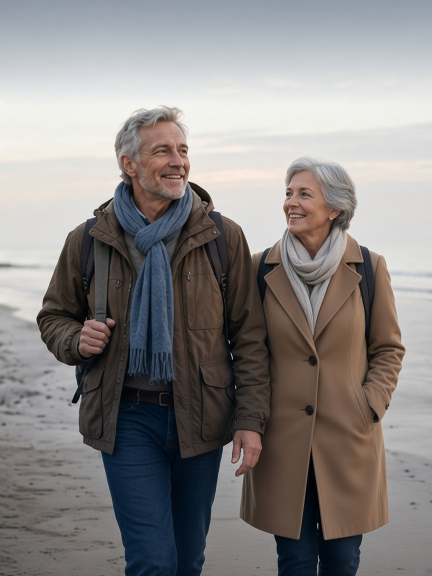
#> input picture slide-canvas/v45/assets/src/zone2-two-people.jpg, 864 x 1152 px (shown at 1/2 size)
$ python -i zone2lib.py   (imports and definitions only)
#> lines starting #> are read from the running program, lines starting #| are printed output that depends on the picture
import cv2,numpy as np
def build(src_movement):
#> called with src_movement = 'zone2-two-people.jpg'
    im=cv2.imread(src_movement);x0,x1,y0,y1=960,1434,250,890
#> in build, im is the input picture: shape (1152, 864, 3); mean B, G, R 131.7, 132.8, 136.2
    orig=im[y0:y1,x0:x1].astype(float);H,W=orig.shape[:2]
#> after `orig = im[y0:y1, x0:x1].astype(float)`: orig = empty array
#> after `H, W = orig.shape[:2]`: H = 640; W = 0
    g=cv2.imread(''+__import__('os').path.dirname(__file__)+'/zone2-two-people.jpg');s=H/g.shape[0]
#> after `s = H / g.shape[0]`: s = 0.556
    g=cv2.resize(g,(round(g.shape[1]*s),H),interpolation=cv2.INTER_AREA);cx=(g.shape[1]-W)//2;g=g[:,cx:cx+W].astype(float)
#> after `g = cv2.resize(g, (round(g.shape[1] * s), H), interpolation=cv2.INTER_`:
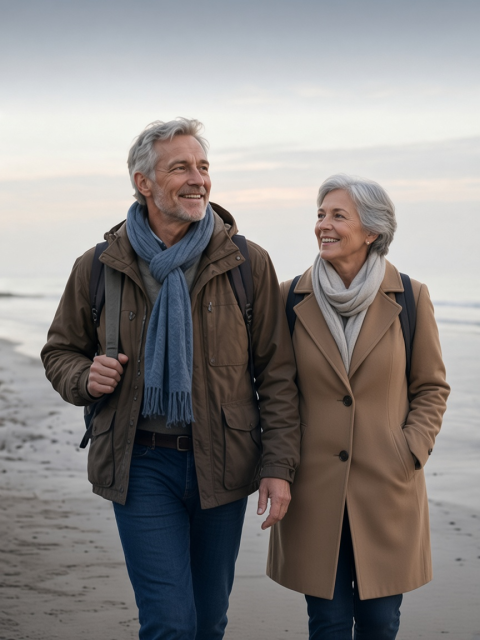
#> g: shape (640, 480, 3); mean B, G, R 131.7, 132.8, 136.2
#> after `cx = (g.shape[1] - W) // 2`: cx = 240
#> after `g = g[:, cx:cx + W].astype(float)`: g = empty array
    # estimate overlay from original: navy color & alpha per row using sky-free assumption -> fixed ramp
    navy=np.array([48,21,7],float) # BGR
    t=np.clip((np.arange(H)/H-0.50)/0.42,0,1);a=(t*t*(3-2*t))*0.93
#> after `t = np.clip((np.arange(H) / H - 0.5) / 0.42, 0, 1)`: t = 640 values from 0 to 1
#> after `a = t * t * (3 - 2 * t) * 0.93`: a = 640 values from 0 to 0.93
    comp=g*(1-a[:,None,None])+navy*a[:,None,None]
#> comp = empty array
    # text from original: bright text over dark region in caption zone
#> (the run stopped early here; a loop or call above may not have finished)
